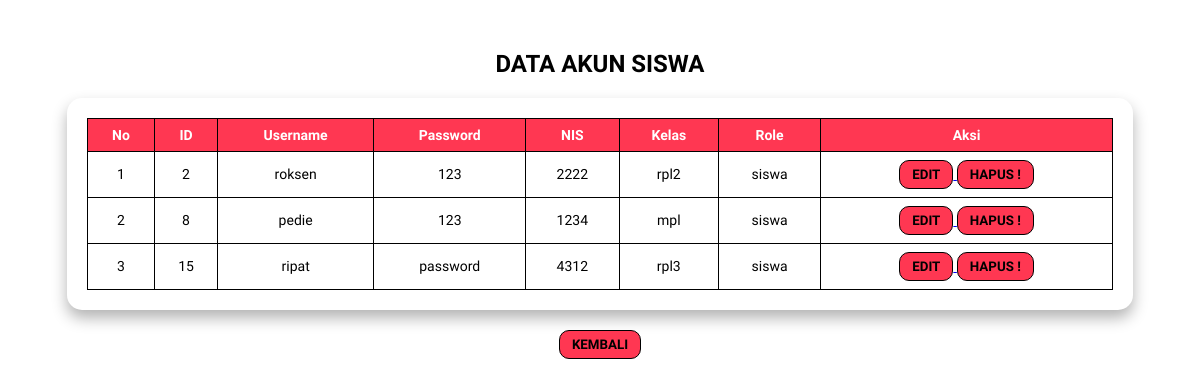
/UJIKOMFALAQ/admin/data-siswa.php (signed in), run on an earlier commit of the app's database.
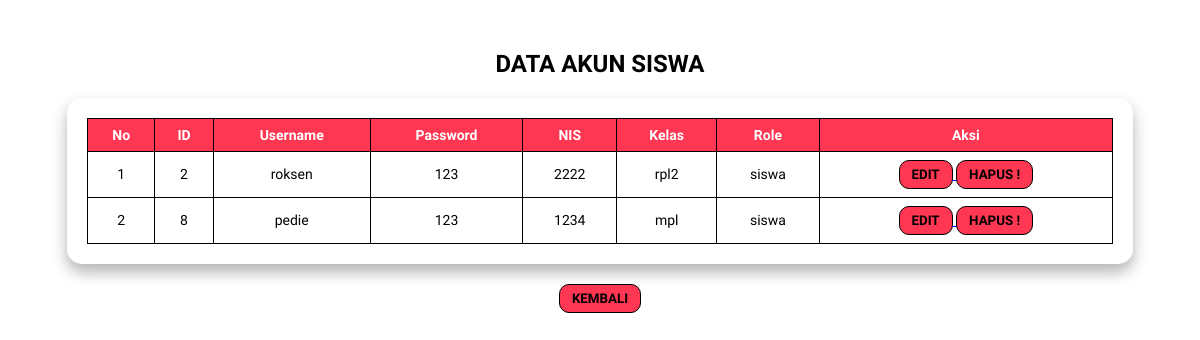
And on a later commit of the database.
### tables this page shows
CREATE TABLE `user` (
  `id` int(11) NOT NULL,
  `username` varchar(50) NOT NULL,
  `password` varchar(50) NOT NULL,
  `role` enum('admin','siswa') NOT NULL DEFAULT 'siswa',
  `nis` varchar(100) DEFAULT NULL,
  `kelas` varchar(100) DEFAULT NULL
);

### UJIKOMFALAQ/admin/data-siswa.php (the view, shortened to what this page needs)
<?php
$koneksi = mysqli_connect("localhost","root","","ujikom_12rpl2_falaq");
$query = mysqli_query($koneksi, "
    SELECT * FROM user
    WHERE role = 'siswa'
");
?>
<!DOCTYPE html>
<html lang="id">
<head>
</head>
<body>
<h2>DATA AKUN SISWA</h2>
<div class="box">
    <table>
        <tr>
            <th>No</th>
            <th>ID</th>
            <th>Username</th>
            <th>Password</th>
            <th>NIS</th>
            <th>Kelas</th>
            <th>Role</th>
            <th>Aksi</th>
        </tr>
        <?php
        $no = 1;
        while ($data = mysqli_fetch_assoc($query)) {
        ?>
        <tr>
            <td><?= $no++ ?></td>
            <td><?= $data['id'] ?></td>
            <td><?= $data['username'] ?></td>
            <td><?= $data['password'] ?></td>
            <td><?= $data['nis'] ?></td>
            <td><?= $data['kelas'] ?></td>
            <td><?= $data['role'] ?></td>
            <td class="aksi">
                <a href="edit-siswa.php?id=<?= $data['id'] ?>">
                    <button><b>EDIT</b></button>
                </a>
               <a href="hapus-siswa.php?id=<?= $data['id'] ?>"
                onclick="return confirm('yakin pengen hapus?')">
                    <button><b>HAPUS !</b></button>
                </a>
            </td>
        </tr>
        <?php }   ?>
    </table>
</div>
<div class="kembali">
    <a href="admin.php">
        <button><b>KEMBALI</b></button>
    </a>
</div>
</body>
</html>

What changed in the data, as far as the page shows it:
removed user: id "15", username "ripat", password "password", nis "4312", kelas "rpl3", role "siswa"
